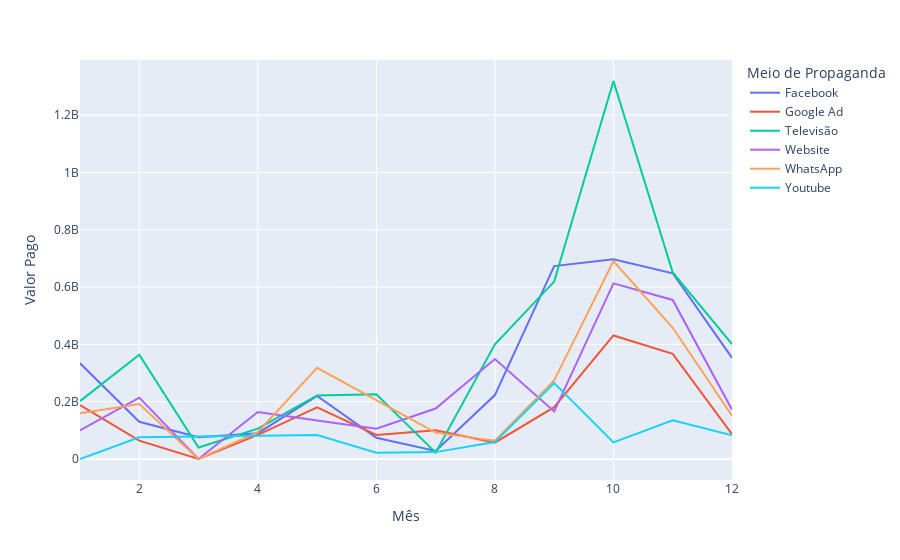

Notebook code for this chart:
### Code cell
fig4 = px.line(df4, y='Valor Pago', x = 'Mês', color = 'Meio de Propaganda')
fig4.show()

### Figure 1 — Plotly figure (JSON) as saved in the notebook; plotly's stock layout.template omitted (floating-point values rounded to 4 significant figures)
{"data": [{"hovertemplate": "Meio de Propaganda=Facebook<br>Mês=%{x}<br>Valor Pago=%{y}<extra></extra>", "legendgroup": "Facebook", "line": {"color": "#636efa", "dash": "solid"}, "marker": {"symbol": "circle"}, "mode": "lines", "name": "Facebook", "orientation": "v", "showlegend": true, "type": "scatter", "x": [1, 2, 3, 4, 5, 6, 7, 8, 9, 10, 11, 12], "xaxis": "x", "y": [334000000, 130000000, 76000000, 90000000, 220000000, 74000000, 28000000, 223000000, 673000000, 697000000, 648000000, 353000000], "yaxis": "y"}, {"hovertemplate": "Meio de Propaganda=Google Ad<br>Mês=%{x}<br>Valor Pago=%{y}<extra></extra>", "legendgroup": "Google Ad", "line": {"color": "#EF553B", "dash": "solid"}, "marker": {"symbol": "circle"}, "mode": "lines", "name": "Google Ad", "orientation": "v", "showlegend": true, "type": "scatter", "x": [1, 2, 3, 4, 5, 6, 7, 8, 9, 10, 11, 12], "xaxis": "x", "y": [188000000, 64000000, 0, 84000000, 180000000, 84000000, 100000000, 57000000, 181000000, 431000000, 367000000, 87000000], "yaxis": "y"}, {"hovertemplate": "Meio de Propaganda=Televisão<br>Mês=%{x}<br>Valor Pago=%{y}<extra></extra>", "legendgroup": "Televisão", "line": {"color": "#00cc96", "dash": "solid"}, "marker": {"symbol": "circle"}, "mode": "lines", "name": "Televisão", "orientation": "v", "showlegend": true, "type": "scatter", "x": [1, 2, 3, 4, 5, 6, 7, 8, 9, 10, 11, 12], "xaxis": "x", "y": [202000000, 364000000, 40000000, 106000000, 222000000, 226000000, 22000000, 400000000, 619000000, 1319000000, 651000000, 401000000], "yaxis": "y"}, {"hovertemplate": "Meio de Propaganda=Website<br>Mês=%{x}<br>Valor Pago=%{y}<extra></extra>", "legendgroup": "Website", "line": {"color": "#ab63fa", "dash": "solid"}, "marker": {"symbol": "circle"}, "mode": "lines", "name": "Website", "orientation": "v", "showlegend": true, "type": "scatter", "x": [1, 2, 3, 4, 5, 6, 7, 8, 9, 10, 11, 12], "xaxis": "x", "y": [100000000, 214000000, 0, 164000000, 134000000, 106000000, 176000000, 349000000, 166000000, 613000000, 555000000, 172000000], "yaxis": "y"}, {"hovertemplate": "Meio de Propaganda=WhatsApp<br>Mês=%{x}<br>Valor Pago=%{y}<extra></extra>", "legendgroup": "WhatsApp", "line": {"color": "#FFA15A", "dash": "solid"}, "marker": {"symbol": "circle"}, "mode": "lines", "name": "WhatsApp", "orientation": "v", "showlegend": true, "type": "scatter", "x": [1, 2, 3, 4, 5, 7, 8, 9, 10, 11, 12], "xaxis": "x", "y": [160000000, 192000000, 0, 94000000, 318000000, 92000000, 64000000, 274000000, 691000000, 458000000, 151000000], "yaxis": "y"}, {"hovertemplate": "Meio de Propaganda=Youtube<br>Mês=%{x}<br>Valor Pago=%{y}<extra></extra>", "legendgroup": "Youtube", "line": {"color": "#19d3f3", "dash": "solid"}, "marker": {"symbol": "circle"}, "mode": "lines", "name": "Youtube", "orientation": "v", "showlegend": true, "type": "scatter", "x": [1, 2, 5, 6, 7, 8, 9, 10, 11, 12], "xaxis": "x", "y": [0, 76000000, 84000000, 22000000, 24000000, 59000000, 265000000, 58000000, 135000000, 83000000], "yaxis": "y"}], "layout": {"legend": {"title": {"text": "Meio de Propaganda"}, "tracegroupgap": 0}, "margin": {"t": 60}, "xaxis": {"anchor": "y", "domain": [0, 1], "title": {"text": "Mês"}}, "yaxis": {"anchor": "x", "domain": [0, 1], "title": {"text": "Valor Pago"}}}}
